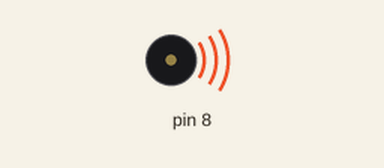
Simulated run of this sketch. Board: Arduino Uno, built with avr-gcc and run on an emulated ATmega328P. On the bench: buzzer (waves = sounding).

Above: at 0.1 s.
At 7.3 s:
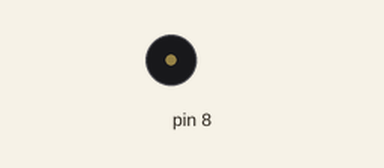
Timing chart, 0 to 8.8 s (numbered marks = the images above):
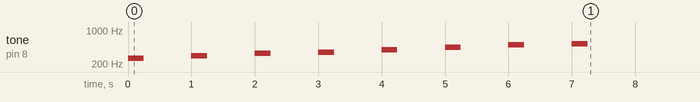

The sketch:

speaker.ino
```cpp
int melody[] = {262,294,330,349,392,440,494,523};

void setup() {
  for (int i = 0; i < 8; i++){
    tone(8, melody[i], 250);
    delay(1000);
    noTone(8);
  }
}

void loop() {
  // put your main code here, to run repeatedly:

}
```
